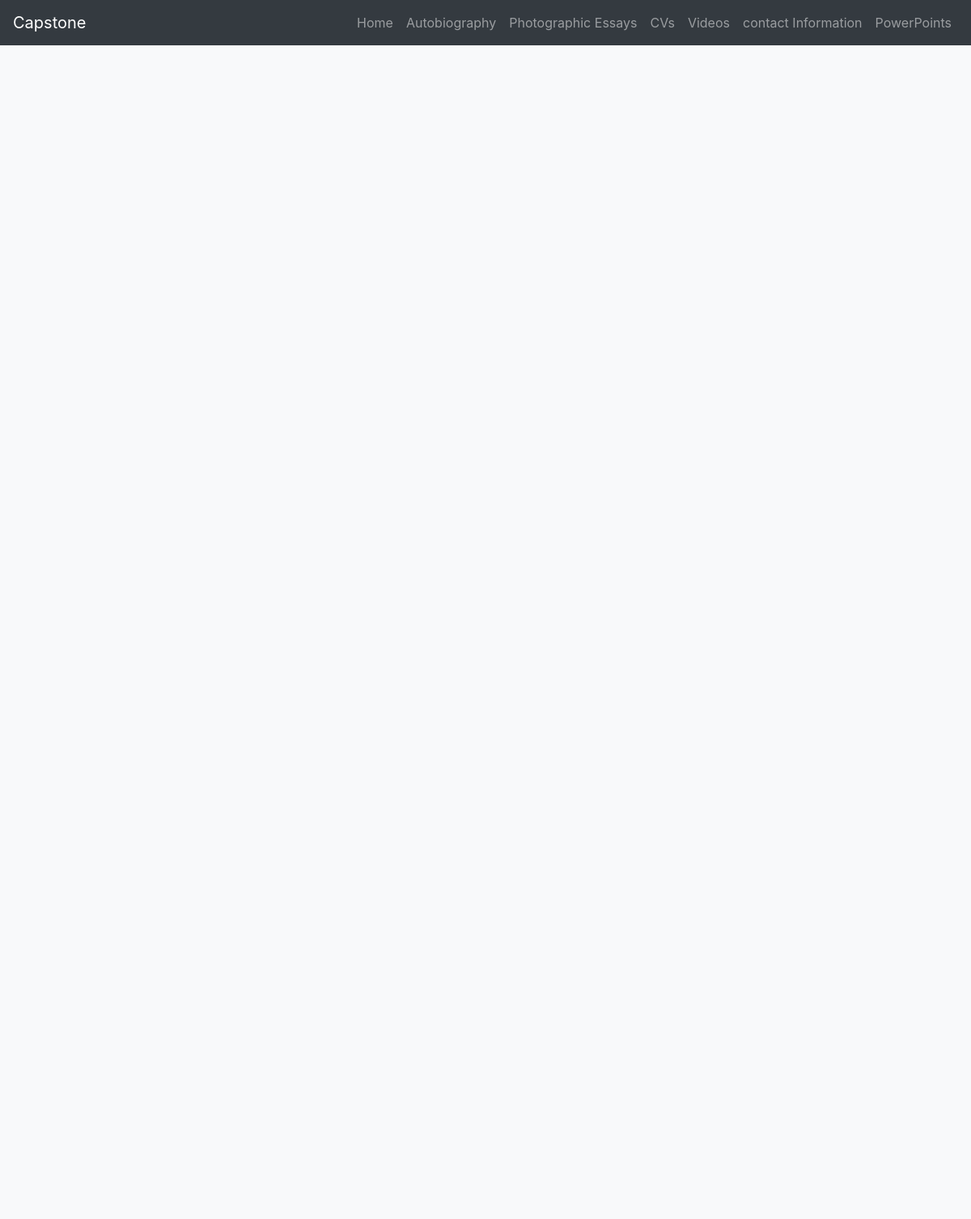
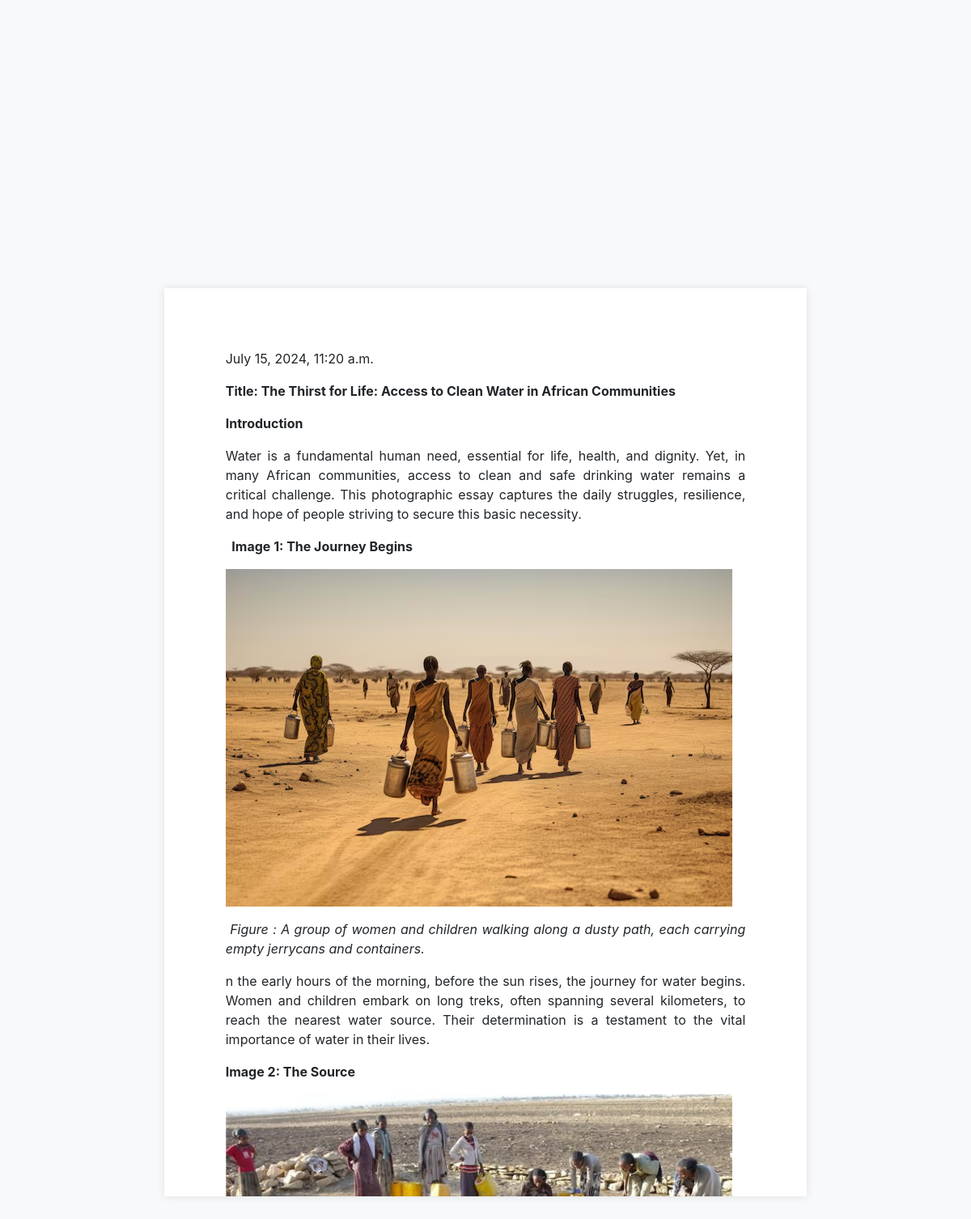
The app's page /photography/2/ with its own data (2 pictures, top to bottom).
### photography/models.py (models this page shows, shortened)
class PhotoEssay(models.Model):
    title = models.CharField(max_length=100)
    content = RichTextUploadingField(null=True,blank=True)
    date_posted = models.DateTimeField(auto_now_add=True)
    file = models.FileField(upload_to='photo_essays/', null=True, blank=True)

### photography/views.py (the view)
# urls.py: path('<int:pk>/', views.photo_essay_detail, name='photo_essay_detail'),
def photo_essay_detail(request, pk):
    photo_essay = get_object_or_404(PhotoEssay, pk=pk)
    return render(request, 'photography/photo_essay_detail.html', {'photo_essay': photo_essay})

### templates/photography/photo_essay_detail.html (shortened to what this page needs)
{% extends "core/base.html" %}
{% block content %}
<div class="photo-essay-page-container">
  <div class="photo-essay-page-content">
    <p>{{ photo_essay.date_posted }}</p>
    <div>{{ photo_essay.content|safe }}</div>
  </div>
</div>
{% endblock %}

### static/css/styles.css (style rules this page uses)
.photo-essay-page-container { display: flex; justify-content: center; align-items: center; min-height: calc(100vh - 60px); background-color: #f8f9fa; }
.photo-essay-page-content { width: 21cm; max-height: 29.7cm; padding: 2cm; background-color: white; box-shadow: 0 0 10px rgba(0, 0, 0, 0.1); overflow: auto; }
.photo-essay-page-content p { text-align: justify; }

### records on screen
PhotoEssay: date_posted "July 15, 2024, 11:20 a.m.", content "Title: The Thirst for Life: Access to Clean Water in African Communities Introduction Water is a fundamental human need, essential for life, health, and dignity. Yet, in many African communities, access to clean and safe drinking water remains a critical challenge. This photographic essay captures the daily struggles, resilience, and hope of people striving to secure this basic necessity. Image 1: The Journey Begins Figure : A group of women and children walking along a dusty path, each carrying empty jerrycans and containers. n the early hours of the morning, before the sun rises, the journey for water begins. Women and children embark on long treks, often spanning several kilometers, to…", content (picture)
